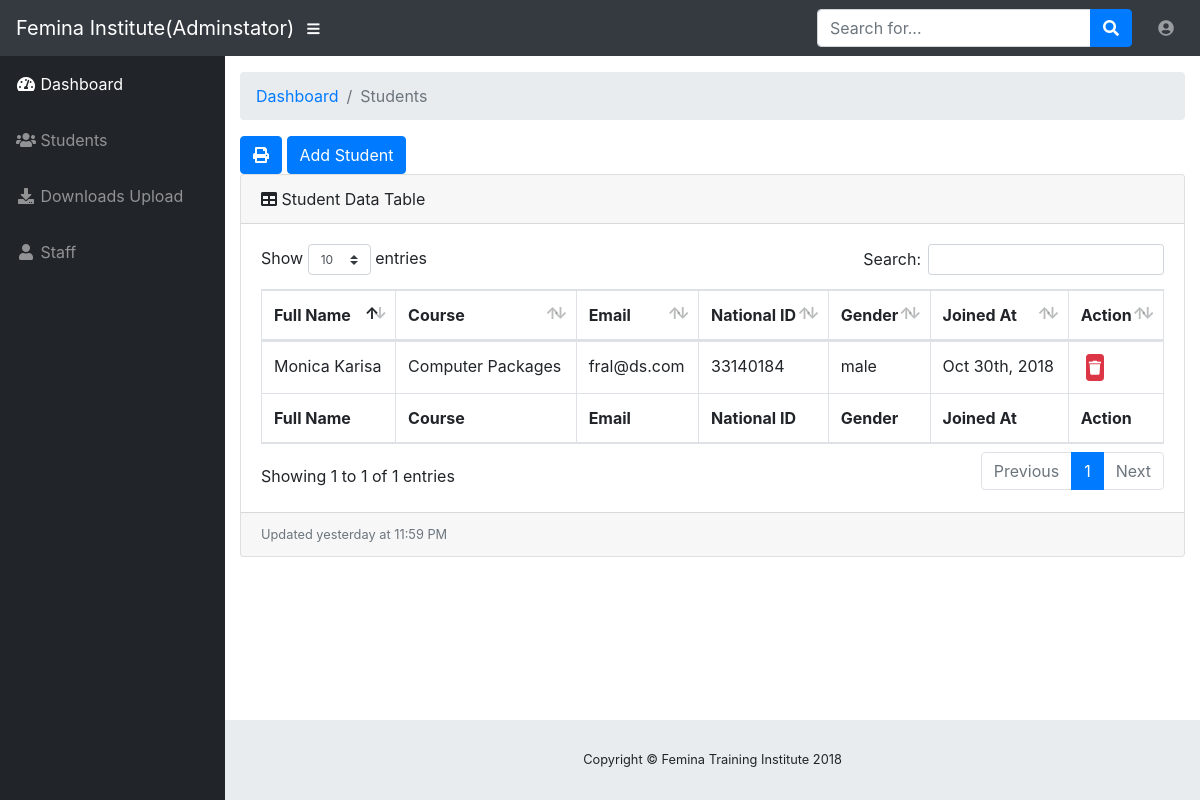
/admin/students.php (signed in), run on the app's committed database.
### tables this page shows
CREATE TABLE `student` (
  `id` int(100) NOT NULL,
  `fname` varchar(100) NOT NULL,
  `course` varchar(100) NOT NULL,
  `national_id` varchar(100) NOT NULL,
  `dob` varchar(100) NOT NULL,
  `email` varchar(100) NOT NULL,
  `gender` varchar(100) NOT NULL,
  `image` varchar(100) NOT NULL,
  `timestamp` timestamp NOT NULL DEFAULT CURRENT_TIMESTAMP ON UPDATE CURRENT_TIMESTAMP
);

### admin/students.php (the view, shortened to what this page needs)
<!DOCTYPE html>
<html lang="en">
  <head>
    <link href="vendor/bootstrap/css/bootstrap.min.css" rel="stylesheet">
    <link href="vendor/fontawesome-free/css/all.min.css" rel="stylesheet" type="text/css">
    <link href="vendor/datatables/dataTables.bootstrap4.css" rel="stylesheet">
    <link href="css/sb-admin.css" rel="stylesheet">
  </head>
  <body id="page-top">
<?php
include 'sidebar.php';
?>
      <div id="content-wrapper">
        <div class="container-fluid">
          <ol class="breadcrumb">
            <li class="breadcrumb-item">
              <a href="#">Dashboard</a>
            </li>
            <li class="breadcrumb-item active">Students</li>
          </ol>
          <a href="pdf_students.php" class="btn btn-primary" data-toggle="tooltip" data-placement="top" title="Print">
            <i class="fa fa-print"></i>
          </a>
          <button type="button" class="btn btn-primary" data-toggle="modal" data-target="#exampleModalLong">
            Add Student
          </button>
          <div class="card mb-3">
            <div class="card-header">
              <i class="fas fa-table"></i>
              Student Data Table</div>
            <div class="card-body">
              <div class="table-responsive">
                <table class="table table-bordered" id="dataTable" width="100%" cellspacing="0">
                  <thead>
                    <tr>
                      <th>Full Name</th>
                      <th>Course</th>
                      <th>Email</th>
                      <th>National ID</th>
                      <th>Gender</th>
                      <th>Joined At</th>
                      <th>Action</th>
                    </tr>
                  </thead>
                  <tfoot>
                    <tr>
                    <th>Full Name</th>
                      <th>Course</th>
                      <th>Email</th>
                      <th>National ID</th>
                      <th>Gender</th>
                      <th>Joined At</th>
                      <th>Action</th>
                    </tr>
                  </tfoot>
                  <tbody>
                  <?php
                  include'class/connect.php';
                  $qry = "SELECT * FROM `student`";
                  $exec = mysqli_query($conn,$qry);
                  while($result = mysqli_fetch_array($exec)){ ?>
                  <tr>
                      <td><?php echo $result['fname'] ?></td>
                      <td><?php echo $result['course'] ?></td>
                      <td><?php echo $result['email'] ?></td>
                      <td><?php echo $result['national_id'] ?></td>
                      <td><?php echo $result['gender'] ?></td>
                      <td><?php echo date("M jS, Y",strtotime($result['timestamp'])); ?></td>
                      <td>
                      <button class="delete btn btn-sm btn-danger" id='del_<?= $result['id'] ?>' style="padding: 2px;margin: 0px;margin-left:5px;">
                                          <i class="fa fa-trash"></i>
                                      </button>                        </td>
                    </tr>
                 <?php }
                  ?>
                  </tbody>
                </table>
              </div>
            </div>
            <div class="card-footer small text-muted">Updated yesterday at 11:59 PM</div>
          </div>
        </div>
        <footer class="sticky-footer">
          <div class="container my-auto">
            <div class="copyright text-center my-auto">
              <span>Copyright © Femina Training Institute 2018</span>
            </div>
          </div>
        </footer>
      </div>
    </div>
  </body>
</html>

### admin/css/sb-admin.css (style rules this page uses)
html { position: relative; min-height: 100%; }
body { height: 100%; }
#wrapper #content-wrapper { overflow-x: hidden; width: 100%; padding-top: 1rem; padding-bottom: 80px; }
:root { --input-padding-x: 0.75rem; --input-padding-y: 0.75rem; }
footer.sticky-footer { display: -webkit-box; display: -ms-flexbox; display: flex; position: absolute; right: 0; bottom: 0; width: calc(100% - 90px); height: 80px; background-color: #e9ecef; }
footer.sticky-footer .copyright { line-height: 1; font-size: 0.8rem; }
@media (min-width: 768px) { footer.sticky-footer { width: calc(100% - 225px); } }

### data on the page
student: fname "Monica Karisa", course "Computer Packages", email "fral@ds.com", national "33140184", gender "male", timestamp "Oct 30th, 2018"
